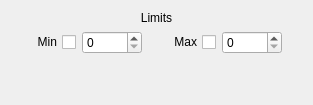
                     <widget class="QWidget" name="page_3">
                      <layout class="QVBoxLayout" name="verticalLayout_40">
                       <item>
                        <widget class="QLabel" name="label_22">
                         <property name="font">
                          <font>
                           <weight>50</weight>
                           <bold>false</bold>
                          </font>
                         </property>
                         <property name="text">
                          <string>Limits</string>
                         </property>
                         <property name="alignment">
                          <set>Qt::AlignCenter</set>
                         </property>
                        </widget>
                       </item>
                       <item>
                        <layout class="QHBoxLayout" name="horizontalLayout_21" stretch="1,0,0,0,0,0,1">
                         <item>
                          <spacer name="horizontalSpacer_12">
                           <property name="orientation">
                            <enum>Qt::Horizontal</enum>
                           </property>
                           <property name="sizeType">
                            <enum>QSizePolicy::Expanding</enum>
                           </property>
                           <property name="sizeHint" stdset="0">
                            <size>
                             <width>20</width>
                             <height>20</height>
                            </size>
                           </property>
                          </spacer>
                         </item>
                         <item>
                          <widget class="QCheckBox" name="checkBox_3">
                           <property name="layoutDirection">
                            <enum>Qt::RightToLeft</enum>
                           </property>
                           <property name="text">
                            <string>Min</string>
                           </property>
                          </widget>
                         </item>
                         <item>
                          <widget class="QSpinBox" name="spinBox_3">
                           <property name="maximumSize">
                            <size>
                             <width>60</width>
                             <height>16777215</height>
                            </size>
                           </property>
                           <property name="maximum">
                            <number>1000000</number>
                           </property>
                          </widget>
                         </item>
                         <item>
                          <spacer name="horizontalSpacer_13">
                           <property name="orientation">
                            <enum>Qt::Horizontal</enum>
                           </property>
                           <property name="sizeType">
                            <enum>QSizePolicy::Fixed</enum>
                           </property>
                           <property name="sizeHint" stdset="0">
                            <size>
                             <width>20</width>
                             <height>20</height>
                            </size>
                           </property>
                          </spacer>
                         </item>
                         <item>
                          <widget class="QCheckBox" name="checkBox_4">
                           <property name="layoutDirection">
                            <enum>Qt::RightToLeft</enum>
                           </property>
                           <property name="text">
                            <string>Max</string>
                           </property>
                          </widget>
                         </item>
                         <item>
                          <widget class="QSpinBox" name="spinBox_4">
                           <property name="maximumSize">
                            <size>
                             <width>60</width>
                             <height>16777215</height>
                            </size>
                           </property>
                           <property name="maximum">
                            <number>1000000</number>
                           </property>
                          </widget>
                         </item>
                         <item>
                          <spacer name="horizontalSpacer_14">
                           <property name="orientation">
                            <enum>Qt::Horizontal</enum>
                           </property>
                           <property name="sizeType">
                            <enum>QSizePolicy::Expanding</enum>
                           </property>
                           <property name="sizeHint" stdset="0">
                            <size>
                             <width>20</width>
                             <height>20</height>
                            </size>
                           </property>
                          </spacer>
                         </item>
                        </layout>
                       </item>
                       <item>
                        <spacer name="verticalSpacer">
                         <property name="orientation">
                          <enum>Qt::Vertical</enum>
                         </property>
                         <property name="sizeHint" stdset="0">
                          <size>
                           <width>20</width>
                           <height>40</height>
                          </size>
                         </property>
                        </spacer>
                       </item>
                      </layout>
                     </widget>
